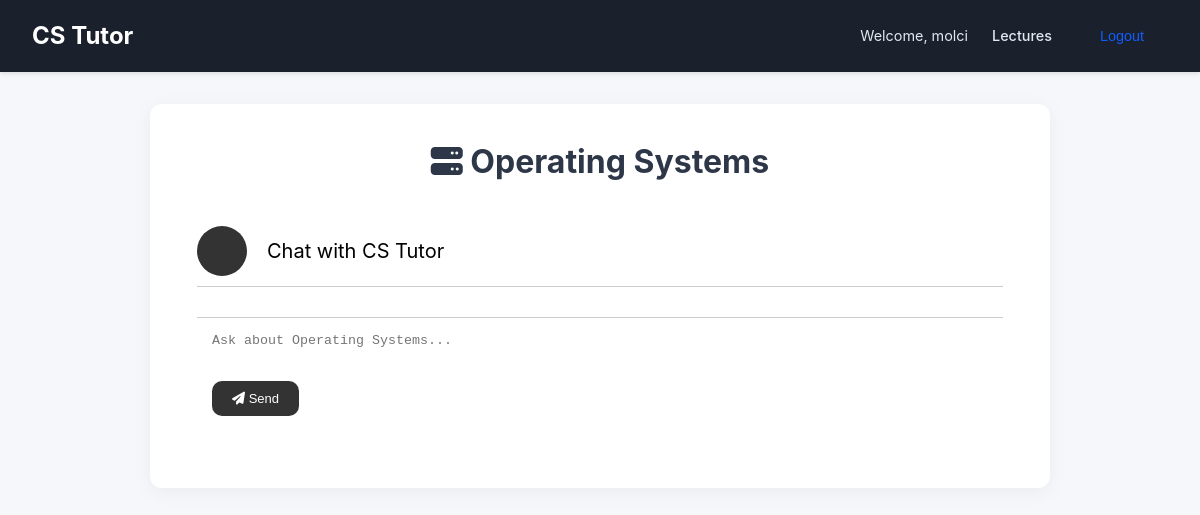
The page /lecture/operating_systems/ (signed in) on the database as committed earlier.
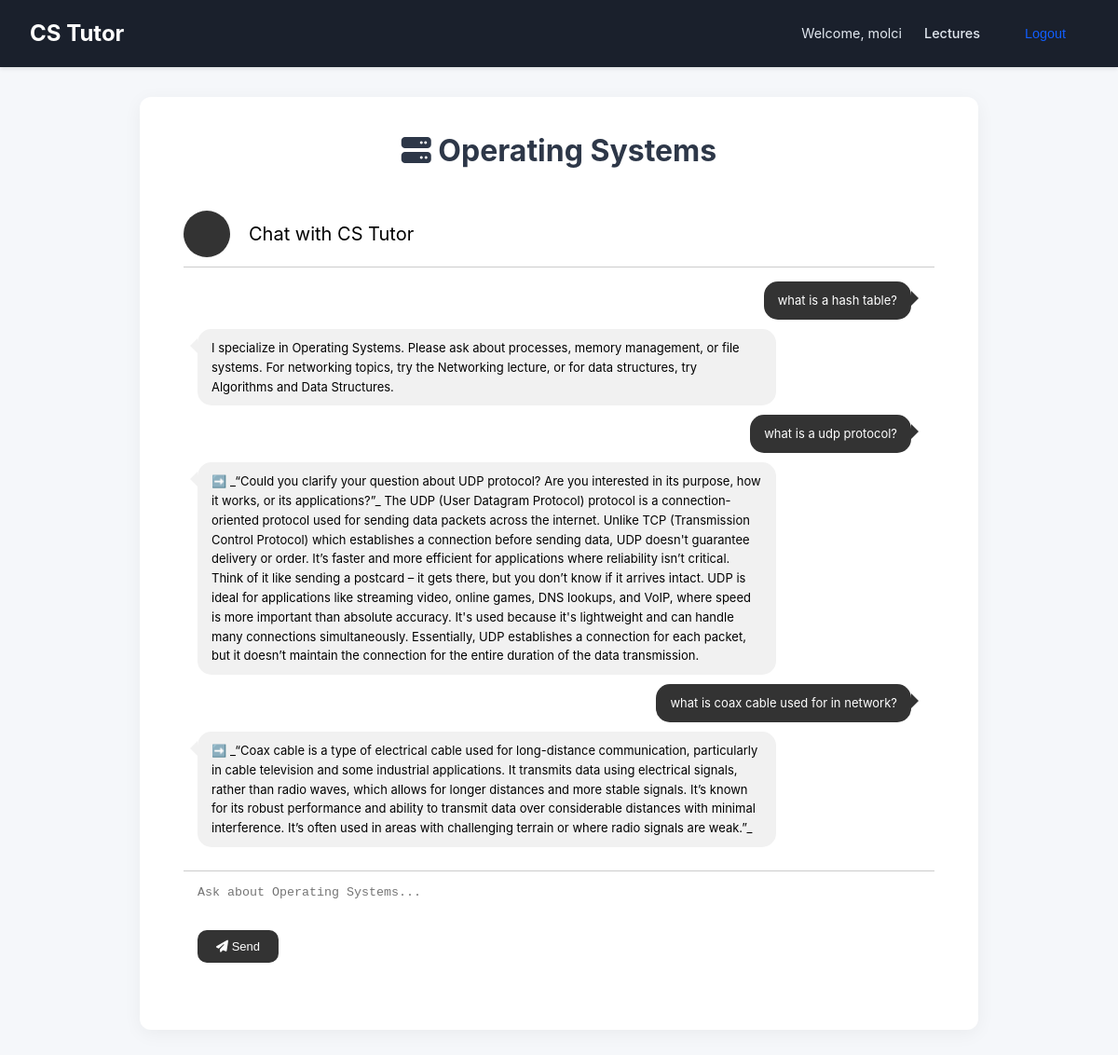
The same page on the database as committed later.
### ai_model/models.py (models this page shows)
class ChatHistory(models.Model):
    user = models.ForeignKey(User, on_delete=models.CASCADE)
    user_input = models.TextField()
    bot_response = models.TextField()
    lecture = models.CharField(max_length=100, default="general")
    created_at = models.DateTimeField(auto_now_add=True)

### ai_model/views.py (the view, shortened to what this page needs)
# urls.py: path('lecture/<str:lecture_name>/', views.lecture_view, name='lecture'),
@login_required
def lecture_view(request, lecture_name):
    lecture_config = {
        'algorithms_data_structures': {
            'prompt_file': 'algorithms_data_structures.txt',
            'template': 'lecture_chat.html',
            'lecture_id': 'algorithms_data_structures'
        },
        'networking': {
            'prompt_file': 'networking.txt',
            'template': 'lecture_chat.html',
            'lecture_id': 'networking'
        },
        'operating_systems': {
            'prompt_file': 'operating_systems.txt',
            'template': 'lecture_chat.html',
            'lecture_id': 'operating_systems'
        },
    }
    config = lecture_config.get(lecture_name)
    if not config:
        return render(request, '404.html', {'error': 'Lecture not found'}, status=404)
    chat_history = ChatHistory.objects.filter(
        user=request.user, lecture=config['lecture_id']
    ).order_by('created_at')
    return render(request, config['template'], {
        "chat_history": chat_history,
        "lecture_name": lecture_name,
        "lecture_title": lecture_name.replace('_', ' ').title()
    })

### templates/lecture_chat.html (shortened to what this page needs)
<!DOCTYPE html>
<html lang="en">
  {% load static %}
  <head>
    <link rel="stylesheet" href="{% static 'css/style.css' %}" />
    <link rel="stylesheet" href="{% static 'css/chat.css' %}" />
    <link
      rel="stylesheet"
      href="https://cdnjs.cloudflare.com/ajax/libs/font-awesome/6.4.0/css/all.min.css"
    />
  </head>
  <body>
    <header>
      <nav class="navbar">
        <a href="{% url 'lecture_list' %}" class="nav-brand">CS Tutor</a>
        <div class="nav-links">
          <span>Welcome, {{ request.user.username }}</span>
          <a href="{% url 'lecture_list' %}">Lectures</a>
          <form
            method="post"
            action="{% url 'logout' %}"
            style="display: inline"
          >
            <button type="submit" class="nav-button">Logout</button>
          </form>
        </div>
      </nav>
    </header>
    <main class="container">
      <h2>
        <i
          class="fas {% if lecture_name == 'algorithms_data_structures' %}fa-code{% elif lecture_name == 'networking' %}fa-network-wired{% else %}fa-server{% endif %}"
        ></i>
        {{ lecture_title }}
      </h2>
      <div class="card-container">
        <div class="card-header">
          <div class="img-avatar"></div>
          <div class="text-chat">Chat with CS Tutor</div>
        </div>
        <div class="card-body">
          <div class="messages-container" id="chat-box">
            {% include "partials/lecture_chat.html" %}
          </div>
          <div class="message-input">
            <form method="post" id="chat-form">
              <textarea
                name="question"
                id="user-question"
                placeholder="Ask about {{ lecture_title }}..."
                class="message-send"
                required
              ></textarea>
              <button type="submit" class="button-send">
                <i class="fas fa-paper-plane"></i> Send
              </button>
            </form>
          </div>
        </div>
      </div>
    </main>
  </body>
</html>

### templates/partials/lecture_chat.html
{% for chat in chat_history %}
  {% if chat.user_input %}
    <div class="message-box right">
      <p>{{ chat.user_input|safe }}</p>
    </div>
  {% endif %}
  {% if chat.bot_response %}
    <div class="message-box left">
      {{ chat.bot_response|safe }}
    </div>
  {% endif %}
{% endfor %}

### static/css/style.css (style rules this page uses)
* { box-sizing: border-box; margin: 0; padding: 0; }
body { font-family: 'Inter', -apple-system, BlinkMacSystemFont, 'Segoe UI', Roboto, sans-serif; background-color: #f5f7fa; color: #2d3748; line-height: 1.6; }
.navbar { background-color: #1a202c; padding: 1rem 2rem; display: flex; justify-content: space-between; align-items: center; box-shadow: 0 2px 4px rgba(0, 0, 0, 0.1); }
.nav-brand { color: #ffffff; font-size: 1.5rem; font-weight: 700; text-decoration: none; }
.nav-links { display: flex; align-items: center; gap: 1.5rem; }
.nav-links span { color: #e2e8f0; font-size: 0.9rem; }
.nav-links a { color: #e2e8f0; text-decoration: none; font-weight: 500; font-size: 0.9rem; }
.nav-button { background: none; border: none; color: #115DFC; cursor: pointer; font-weight: 500; font-size: 0.9rem; }
.container { max-width: 900px; margin: 2rem auto; padding: 2rem; background-color: #ffffff; border-radius: 12px; box-shadow: 0 4px 20px rgba(0, 0, 0, 0.05); }
h2 { font-size: 2rem; color: #2d3748; text-align: center; margin-bottom: 1.5rem; }
button { padding: 0.75rem 1.5rem; background-color: #115DFC; color: #ffffff; border: none; border-radius: 6px; cursor: pointer; font-size: 1rem; transition: background-color 0.2s; }

### static/css/chat.css (style rules this page uses)
.card-container { background-color: #fff; border-radius: 10px; padding: 15px; margin: 20px auto; display: flex; flex-direction: column; width: 100%; max-width: 100%; }
.card-header { display: flex; align-items: center; padding-bottom: 10px; border-bottom: 1px solid #ccc; }
.card-header .img-avatar { width: 50px; height: 50px; border-radius: 50%; margin-right: 20px; background-color: #333; }
.card-header .text-chat { color: black; margin: 0; font-size: 20px; }
.card-body { flex: 1; overflow-y: auto; }
.messages-container { padding: 15px; }
.message-box { padding: 10px 15px; margin-bottom: 10px; border-radius: 15px; max-width: 80%; width: fit-content; position: relative; font-size: 13px; }
.message-box.left { background-color: #f1f1f1; color: black; margin-right: 20px; }
.message-box.left::before { content: ''; position: absolute; left: -8px; top: 10px; border-right: 8px solid #f1f1f1; border-top: 8px solid transparent; border-bottom: 8px solid transparent; }
.message-box.right { background-color: #333; color: #fff; margin-left: auto; margin-right: 10px; }
.message-box.right::before { content: ''; position: absolute; right: -8px; top: 10px; border-left: 8px solid #333; border-top: 8px solid transparent; border-bottom: 8px solid transparent; }
.message-input { padding: 5px; border-top: 1px solid #ccc; }
.message-input .message-send { width: 100%; padding: 10px; border: none; border-radius: 10px; resize: none; }
.message-input .button-send { background-color: #333; color: #fff; padding: 10px 20px; border: none; cursor: pointer; margin-left: 10px; border-radius: 10px; font-size: 13px; }

Rows that differ between the two databases and show on the page:
added ChatHistory: user_input "what is a hash table?", bot_response "I specialize in Operating Systems. Please ask about processes, memory management, or file systems. For networking topics, try the Networking lecture, or for data structures, try Algorithms and Data Structures."
added ChatHistory: user_input "what is a udp protocol?", bot_response "➡️ _“Could you clarify your question about UDP protocol? Are you interested in its purpose, how it works, or its applications?”_ The UDP (User Datagram Protocol) protocol is a connection-oriented protocol used for sending data packets across the internet. Unlike TCP (Transmission Control Protocol) which establishes a connection before sending data, UDP doesn't guarantee delivery or order. It’s faster and more efficient for applications where reliability isn’t critical. Think of it like sending a postcard – it gets there, but you don’t know if it arrives intact. UDP is ideal for applications like streaming video, online games, DNS lookups, and VoIP, where speed is more important than…"
added ChatHistory: user_input "what is coax cable used for in network?", bot_response "➡️ _“Coax cable is a type of electrical cable used for long-distance communication, particularly in cable television and some industrial applications. It transmits data using electrical signals, rather than radio waves, which allows for longer distances and more stable signals. It’s known for its robust performance and ability to transmit data over considerable distances with minimal interference. It’s often used in areas with challenging terrain or where radio signals are weak.”_"
